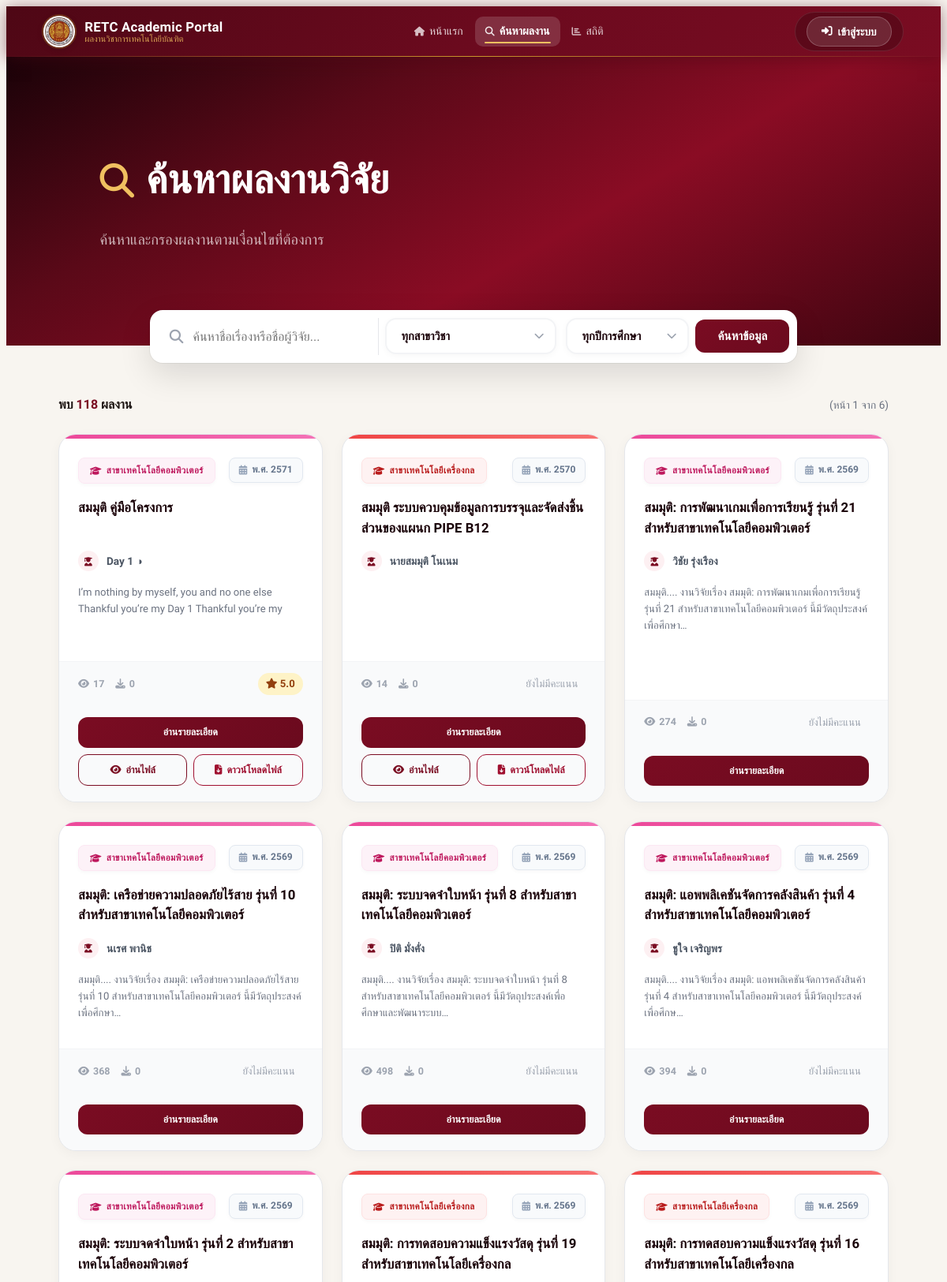
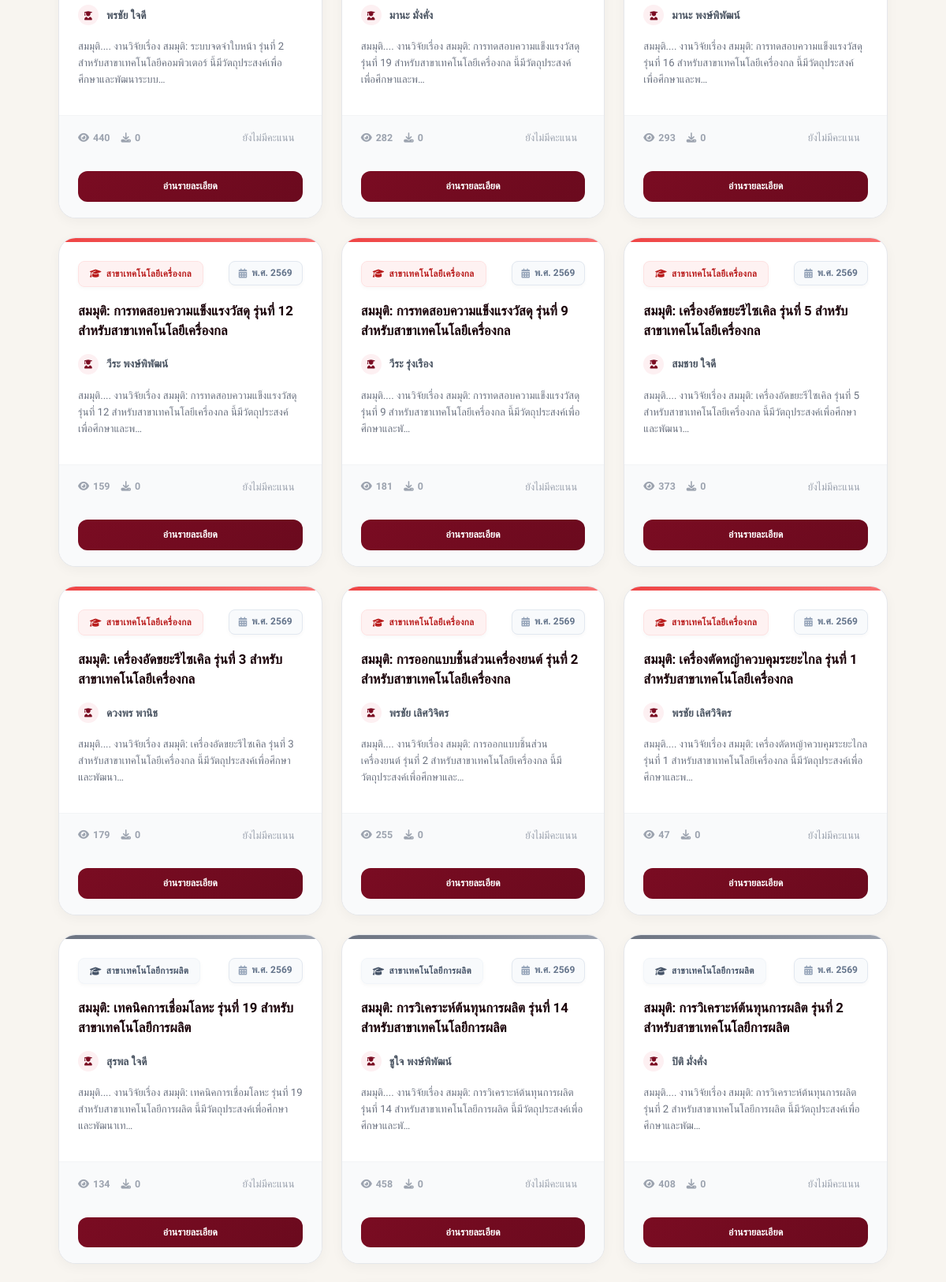
The app's page /search/ (upper part) with its own data (2 pictures, top to bottom).
### research/models.py (models this page shows, shortened)
class Project(models.Model):
    DEPARTMENTS = [
        ('EE', 'สาขาเทคโนโลยีไฟฟ้า'),
        ('ET', 'สาขาเทคโนโลยีอิเล็กทรอนิกส์'),
        ('PT', 'สาขาเทคโนโลยีการผลิต'),
        ('MT', 'สาขาเทคโนโลยีเครื่องกล'),
        ('CT', 'สาขาเทคโนโลยีคอมพิวเตอร์'),
    ]
    RESEARCH_TYPES = [
        ('classroom', 'วิจัยในชั้นเรียน'),
        ('r_d', 'วิจัยและพัฒนา (R&D)'),
        ('innovation', 'นวัตกรรมและสิ่งประดิษฐ์'),
        ('survey', 'วิจัยเชิงสำรวจ'),
        ('other', 'อื่นๆ'),
    ]
    title_th = models.CharField(max_length=500, verbose_name="ชื่อผลงานวิจัย (ภาษาไทย)")
    title_en = models.CharField(max_length=500, verbose_name="ชื่อผลงานวิจัย (ภาษาอังกฤษ)", blank=True, null=True)
    department = models.CharField(max_length=2, choices=DEPARTMENTS, default='CT', verbose_name="สาขาวิชา")
    academic_year = models.IntegerField(verbose_name="ปีที่ผลงานวิจัยเสร็จ (พ.ศ.)")
    research_type = models.CharField(max_length=50, choices=RESEARCH_TYPES, default='innovation', verbose_name="ประเภทของงานวิจัย")
    student_name = models.CharField(max_length=255, verbose_name="ชื่อนักวิจัยหลัก")
    researcher_co1 = models.CharField(max_length=255, verbose_name="ชื่อนักวิจัยร่วมคนที่ 1", blank=True, null=True)
    researcher_co2 = models.CharField(max_length=255, verbose_name="ชื่อนักวิจัยร่วมคนที่ 2", blank=True, null=True)
    organization = models.CharField(max_length=255, verbose_name="หน่วยงาน", default="วิทยาลัยเทคนิคร้อยเอ็ด")
    funding_by = models.CharField(max_length=255, verbose_name="ผู้สนับสนุนทุนวิจัย", blank=True, null=True)
    awards = models.TextField(verbose_name="รางวัลที่เคยได้รับ", blank=True, null=True)
    abstract = models.TextField(verbose_name="บทคัดย่อ", blank=True)
    keywords = models.CharField(max_length=255, verbose_name="คำสำคัญ (Keywords)", blank=True)
    background = models.TextField(verbose_name="ความเป็นมา/หลักการและเหตุผล", blank=True)
    objectives = models.TextField(verbose_name="วัตถุประสงค์การวิจัย", blank=True)
    scope = models.TextField(verbose_name="ขอบเขตของการวิจัย", blank=True)
    theory = models.TextField(verbose_name="ทฤษฎีที่ใช้ในการศึกษา/ที่เกี่ยวข้อง", blank=True)
    methodology = models.TextField(verbose_name="วิธีการวิจัย", blank=True)
    results = models.TextField(verbose_name="ผลการวิจัย", blank=True)
    discussion = models.TextField(verbose_name="อภิปรายผล", blank=True)
    suggestions_use = models.TextField(verbose_name="ข้อเสนอแนะในการใช้ประโยชน์", blank=True)
    suggestions_next = models.TextField(verbose_name="ข้อเสนอแนะในการทำวิจัยครั้งต่อไป", blank=True)
    other_info = models.TextField(verbose_name="อื่นๆ", blank=True, null=True)
    pdf_file = models.FileField(
        upload_to='pdfs/',
        verbose_name="ไฟล์ PDF ฉบับเต็ม",
        validators=[FileExtensionValidator(allowed_extensions=['pdf']), validate_file_size],
        null=True, blank=True
    )
    is_approved = models.BooleanField(default=False, verbose_name="อนุมัติการเผยแพร่")
    views_count = models.PositiveIntegerField(default=0, verbose_name="ยอดเข้าชม")
    download_count = models.PositiveIntegerField(default=0, verbose_name="ยอดดาวน์โหลด")
    class Meta:
        verbose_name = "โครงงาน/ผลงานวิชาการ"
        verbose_name_plural = "โครงงาน/ผลงานวิชาการ"
        ordering = ['-academic_year']
    @property
    def average_rating(self):
        from django.db.models import Avg
        result = self.ratings.aggregate(Avg('score'))['score__avg']
        return round(result, 1) if result else 0.0

### research/views.py (the view)
# urls.py: path('search/', views.project_search, name='research_search'),
def project_search(request):
    query       = request.GET.get('q', '').strip()
    dept_filter = request.GET.get('dept', '').strip()
    year_filter = request.GET.get('year', '').strip()
    projects_qs = Project.objects.filter(is_approved=True).order_by('-academic_year', '-id')
    if query:
        projects_qs = projects_qs.filter(
            Q(title_th__icontains=query) | Q(student_name__icontains=query)
        )
    if dept_filter:
        projects_qs = projects_qs.filter(department=dept_filter)
    if year_filter:
        projects_qs = projects_qs.filter(academic_year=year_filter)
    all_years = list(
        Project.objects.filter(is_approved=True)
        .values_list('academic_year', flat=True)
        .distinct()
        .order_by('-academic_year')
    )
    paginator = Paginator(projects_qs, 21)
    projects  = paginator.get_page(request.GET.get('page'))
    return render(request, 'research/search.html', {
        'projects':           projects,
        'current_dept':       dept_filter,
        'current_year':       year_filter,
        'all_years':          all_years,
        'query':              query,
        'favorited_ids':      get_user_favorite_ids(request.user),
    })

### research/views.py (called while the page is built)
def get_user_favorite_ids(user):
    if user.is_authenticated:
        return list(Favorite.objects.filter(user=user).values_list('project_id', flat=True))
    return []

### research/templates/research/search.html (shortened to what this page needs)
{% extends 'research/base.html' %}
{% load static %}
{% block content %}
<header class="page-header">
    <h1><i class="fas fa-search"></i> <span>ค้นหาผลงานวิจัย</span></h1>
    <p>ค้นหาและกรองผลงานตามเงื่อนไขที่ต้องการ</p>
</header>
<div class="search-container">
    <form method="GET" action="." id="searchForm">
        <div class="search-box">
            <div class="search-input-wrap">
                <i class="fas fa-search"></i>
                <input type="text" name="q" placeholder="ค้นหาชื่อเรื่องหรือชื่อผู้วิจัย..."
                    value="{{ request.GET.q|default:'' }}">
            </div>
            <div class="search-filters-wrap">
                <div class="search-filter-container">
                    <select name="dept" class="search-filter" onchange="document.getElementById('searchForm').submit()">
                        <option value="">ทุกสาขาวิชา</option>
                    </select>
                </div>
                <div class="search-filter-container">
                    <select name="year" class="search-filter" onchange="document.getElementById('searchForm').submit()">
                        <option value="">ทุกปีการศึกษา</option>
                    </select>
                </div>
            </div>
            <button type="submit" class="btn-search-go">
                ค้นหาข้อมูล
            </button>
        </div>
    </form>
</div>
<main class="main-results">
    {% if projects %}
    <div class="results-info">
        <span>พบ <b>{{ projects.paginator.count }}</b> ผลงาน</span>
        <span style="font-weight: 400; color: var(--gray-500); font-size: 0.85rem;">
            (หน้า {{ projects.number }} จาก {{ projects.paginator.num_pages }})
        </span>
    </div>
    <div class="projects-grid">
        {% for p in projects %}
        {% with dept=p.get_department_display %}
        <div class="project-card">
            <div class="card-bar
                    {% if 'ไฟฟ้า' in dept %}card-ไฟฟ้า
                    {% elif 'อิเล็กทรอนิกส์' in dept %}card-อิเล็กทรอนิกส์
                    {% elif 'การผลิต' in dept %}card-การผลิต
                    {% elif 'เครื่องกล' in dept %}card-เครื่องกล
                    {% elif 'คอมพิวเตอร์' in dept %}card-คอมพิวเตอร์
                    {% else %}card-default{% endif %}"></div>
            <div class="project-card-header">
                <span class="dept-tag dept-{{ p.department }}">
                    <i class="fas fa-graduation-cap"></i> {{ p.get_department_display }}
                </span>
                <span class="year-tag">
                    <i class="fas fa-calendar-alt"></i> พ.ศ. {{ p.academic_year }}
                </span>
            </div>
            <div class="project-card-body">
                <a href="{% url 'project_detail' p.id %}" class="project-title">{{ p.title_th }}</a>
                <div class="project-author" title="{{ p.student_name }}">
                    <div class="author-avatar"><i class="fas fa-user-graduate"></i></div>
                    {{ p.student_name }}
                </div>
                <p class="project-snippet">{{ p.abstract|truncatechars:120 }}</p>
            </div>
            <div class="project-card-footer">
                <div class="project-stats">
                    <span title="เข้าชม"><i class="fas fa-eye"></i> {{ p.views_count }}</span>
                    <span title="ดาวน์โหลด"><i class="fas fa-download"></i> {{ p.download_count }}</span>
                </div>
                {% if p.average_rating > 0 %}
                <div class="project-rating">
                    <i class="fas fa-star"></i> {{ p.average_rating }}
                </div>
                {% else %}
                <div class="project-rating" style="background: transparent; color: var(--gray-400); font-weight: 500;">
                    ยังไม่มีคะแนน
                </div>
                {% endif %}
            </div>
            <div class="card-actions">
                <a href="{% url 'project_detail' p.id %}" class="btn-action btn-details">
                    อ่านรายละเอียด
                </a>
                {% if p.pdf_file %}
                <button type="button" class="btn-action btn-open"
                    onclick="openPdfPreview('{% url 'pdf_preview' p.id %}', '{{ p.title_th|escapejs }}')">
                    <i class="fas fa-eye"></i> อ่านไฟล์
                </button>
                <a href="{% url 'download_pdf' p.id %}" class="btn-action btn-pdf" download>
                    <i class="fas fa-file-download"></i> ดาวน์โหลดไฟล์
                </a>
                {% endif %}
            </div>
        </div>
        {% endwith %}
        {% endfor %}
    </div>
    {% else %}
    <div class="empty-state">
        ไม่พบผลงานวิจัยที่ต้องการ
    </div>
    {% endif %}
</main>
{% endblock %}

### research/templates/research/base.html (style rules this page uses)
:root { --crimson: #7a0c22; --crimson-dk: #4e0715; --crimson-lt: #a01030; --crimson-pale: #fdf0f2; --gold: #c9972b; --gold-lt: #f0c060; --gold-pale: #fdf5e6; --cream: #f8f5f0; --surface: #ffffff; --surface2: #faf8f6; --ink: #1a1210; --ink-muted:#4a3f3b; --muted: #7a6e6a; --border: rgba(122,12,34,0.10); --border-lt:rgba(122,12,34,0.06); --shadow-xs: 0 1px 3px rgba(0,0,0,0.06); --shadow-sm: 0 4px 12px rgba(122,12,34,0.06), 0 1px 3px rgba(0,0,0,0.04); --shadow-md: 0 8px 24px rgba(122,12,34,0.08), 0 2px 8px rgba(0,0,0,0.04); --shadow-lg: 0 20px 50px rgba(122,12,34,0.10), 0 4px 16px rgba(0,0,0,0.06); --shadow-xl: 0 32px 80px rgba(122,12,34,0.14), 0 8px 24px rgba(0,0,0,0.08); --r-xs: 6px; --r-sm: 10px; --r: 14px; --r-md: 18px; --r-lg: 24px; --r-xl: 32px; --ease: cubic-bezier(0.25, 0.46, 0.45, 0.94); --spring: cubic-bezier(0.34, 1.56, 0.64, 1); --t-fast: 0.15s; --t-base: 0.25s; --t-slow: 0.4s; --max-w: 1280px; --max-w-md: 960px; --max-w-sm: 640px; --navbar-h: 64px; }
*, *::before, *::after { box-sizing: border-box; }
html { scroll-behavior: smooth; }
body { font-family: 'Sarabun', sans-serif; background: var(--cream); color: var(--ink); min-height: 100vh; display: flex; flex-direction: column; line-height: 1.65; -webkit-font-smoothing: antialiased; }
main, .page-body { flex: 1; }

### records on screen
Project: department "สาขาเทคโนโลยีคอมพิวเตอร์", academic_year "2571", title_th "สมมุติ คู่มือโครงการ", student_name "Day 1 ◑", abstract "I’m nothing by myself, you and no one else Thankful you’re my Day 1 Thankful you’re my", views_count "17", download_count "0", average_rating "5.0"
Project: department "สาขาเทคโนโลยีเครื่องกล", academic_year "2570", title_th "สมมุติ ระบบควบคุมข้อมูลการบรรจุและจัดส่งชิ้นส่วนของแผนก PIPE B12", student_name "นายสมมุติ โนเนม", views_count "14", download_count "0", shows "ยังไม่มีคะแนน"
Project: department "สาขาเทคโนโลยีคอมพิวเตอร์", academic_year "2569", title_th "สมมุติ: การพัฒนาเกมเพื่อการเรียนรู้ รุ่นที่ 21 สำหรับสาขาเทคโนโลยีคอมพิวเตอร์", student_name "วิชัย รุ่งเรือง", abstract "สมมุติ.... งานวิจัยเรื่อง สมมุติ: การพัฒนาเกมเพื่อการเรียนรู้ รุ่นที่ 21 สำหรับสาขาเทคโนโลยีคอมพิวเตอร์ นี้มีวัตถุประสงค์เพื่อศึกษา…", views_count "274", download_count "0", shows "ยังไม่มีคะแนน"
Project: department "สาขาเทคโนโลยีคอมพิวเตอร์", academic_year "2569", title_th "สมมุติ: เครือข่ายความปลอดภัยไร้สาย รุ่นที่ 10 สำหรับสาขาเทคโนโลยีคอมพิวเตอร์", student_name "นเรศ พานิช", abstract "สมมุติ.... งานวิจัยเรื่อง สมมุติ: เครือข่ายความปลอดภัยไร้สาย รุ่นที่ 10 สำหรับสาขาเทคโนโลยีคอมพิวเตอร์ นี้มีวัตถุประสงค์เพื่อศึกษา…", views_count "368", download_count "0", shows "ยังไม่มีคะแนน"
Project: department "สาขาเทคโนโลยีคอมพิวเตอร์", academic_year "2569", title_th "สมมุติ: ระบบจดจำใบหน้า รุ่นที่ 8 สำหรับสาขาเทคโนโลยีคอมพิวเตอร์", student_name "ปิติ มั่งคั่ง", abstract "สมมุติ.... งานวิจัยเรื่อง สมมุติ: ระบบจดจำใบหน้า รุ่นที่ 8 สำหรับสาขาเทคโนโลยีคอมพิวเตอร์ นี้มีวัตถุประสงค์เพื่อศึกษาและพัฒนาระบบ…", views_count "498", download_count "0", shows "ยังไม่มีคะแนน"
Project: department "สาขาเทคโนโลยีคอมพิวเตอร์", academic_year "2569", title_th "สมมุติ: แอพพลิเคชันจัดการคลังสินค้า รุ่นที่ 4 สำหรับสาขาเทคโนโลยีคอมพิวเตอร์", student_name "ชูใจ เจริญพร", abstract "สมมุติ.... งานวิจัยเรื่อง สมมุติ: แอพพลิเคชันจัดการคลังสินค้า รุ่นที่ 4 สำหรับสาขาเทคโนโลยีคอมพิวเตอร์ นี้มีวัตถุประสงค์เพื่อศึกษ…", views_count "394", download_count "0", shows "ยังไม่มีคะแนน"
Project: department "สาขาเทคโนโลยีคอมพิวเตอร์", academic_year "2569", title_th "สมมุติ: ระบบจดจำใบหน้า รุ่นที่ 2 สำหรับสาขาเทคโนโลยีคอมพิวเตอร์", student_name "พรชัย ใจดี", abstract "สมมุติ.... งานวิจัยเรื่อง สมมุติ: ระบบจดจำใบหน้า รุ่นที่ 2 สำหรับสาขาเทคโนโลยีคอมพิวเตอร์ นี้มีวัตถุประสงค์เพื่อศึกษาและพัฒนาระบบ…", views_count "440", download_count "0", shows "ยังไม่มีคะแนน"
Project: department "สาขาเทคโนโลยีเครื่องกล", academic_year "2569", title_th "สมมุติ: การทดสอบความแข็งแรงวัสดุ รุ่นที่ 19 สำหรับสาขาเทคโนโลยีเครื่องกล", student_name "มานะ มั่งคั่ง", abstract "สมมุติ.... งานวิจัยเรื่อง สมมุติ: การทดสอบความแข็งแรงวัสดุ รุ่นที่ 19 สำหรับสาขาเทคโนโลยีเครื่องกล นี้มีวัตถุประสงค์เพื่อศึกษาและพ…", views_count "282", download_count "0", shows "ยังไม่มีคะแนน"
Project: department "สาขาเทคโนโลยีเครื่องกล", academic_year "2569", title_th "สมมุติ: การทดสอบความแข็งแรงวัสดุ รุ่นที่ 16 สำหรับสาขาเทคโนโลยีเครื่องกล", student_name "มานะ พงษ์พิพัฒน์", abstract "สมมุติ.... งานวิจัยเรื่อง สมมุติ: การทดสอบความแข็งแรงวัสดุ รุ่นที่ 16 สำหรับสาขาเทคโนโลยีเครื่องกล นี้มีวัตถุประสงค์เพื่อศึกษาและพ…", views_count "293", download_count "0", shows "ยังไม่มีคะแนน"
Project: department "สาขาเทคโนโลยีเครื่องกล", academic_year "2569", title_th "สมมุติ: การทดสอบความแข็งแรงวัสดุ รุ่นที่ 12 สำหรับสาขาเทคโนโลยีเครื่องกล", student_name "วีระ พงษ์พิพัฒน์", abstract "สมมุติ.... งานวิจัยเรื่อง สมมุติ: การทดสอบความแข็งแรงวัสดุ รุ่นที่ 12 สำหรับสาขาเทคโนโลยีเครื่องกล นี้มีวัตถุประสงค์เพื่อศึกษาและพ…", views_count "159", download_count "0", shows "ยังไม่มีคะแนน"
Project: department "สาขาเทคโนโลยีเครื่องกล", academic_year "2569", title_th "สมมุติ: การทดสอบความแข็งแรงวัสดุ รุ่นที่ 9 สำหรับสาขาเทคโนโลยีเครื่องกล", student_name "วีระ รุ่งเรือง", abstract "สมมุติ.... งานวิจัยเรื่อง สมมุติ: การทดสอบความแข็งแรงวัสดุ รุ่นที่ 9 สำหรับสาขาเทคโนโลยีเครื่องกล นี้มีวัตถุประสงค์เพื่อศึกษาและพั…", views_count "181", download_count "0", shows "ยังไม่มีคะแนน"
Project: department "สาขาเทคโนโลยีเครื่องกล", academic_year "2569", title_th "สมมุติ: เครื่องอัดขยะรีไซเคิล รุ่นที่ 5 สำหรับสาขาเทคโนโลยีเครื่องกล", student_name "สมชาย ใจดี", abstract "สมมุติ.... งานวิจัยเรื่อง สมมุติ: เครื่องอัดขยะรีไซเคิล รุ่นที่ 5 สำหรับสาขาเทคโนโลยีเครื่องกล นี้มีวัตถุประสงค์เพื่อศึกษาและพัฒนา…", views_count "373", download_count "0", shows "ยังไม่มีคะแนน"
Project: department "สาขาเทคโนโลยีเครื่องกล", academic_year "2569", title_th "สมมุติ: เครื่องอัดขยะรีไซเคิล รุ่นที่ 3 สำหรับสาขาเทคโนโลยีเครื่องกล", student_name "ดวงพร พานิช", abstract "สมมุติ.... งานวิจัยเรื่อง สมมุติ: เครื่องอัดขยะรีไซเคิล รุ่นที่ 3 สำหรับสาขาเทคโนโลยีเครื่องกล นี้มีวัตถุประสงค์เพื่อศึกษาและพัฒนา…", views_count "179", download_count "0", shows "ยังไม่มีคะแนน"
Project: department "สาขาเทคโนโลยีเครื่องกล", academic_year "2569", title_th "สมมุติ: การออกแบบชิ้นส่วนเครื่องยนต์ รุ่นที่ 2 สำหรับสาขาเทคโนโลยีเครื่องกล", student_name "พรชัย เลิศวิจิตร", abstract "สมมุติ.... งานวิจัยเรื่อง สมมุติ: การออกแบบชิ้นส่วนเครื่องยนต์ รุ่นที่ 2 สำหรับสาขาเทคโนโลยีเครื่องกล นี้มีวัตถุประสงค์เพื่อศึกษาและ…", views_count "255", download_count "0", shows "ยังไม่มีคะแนน"
Project: department "สาขาเทคโนโลยีเครื่องกล", academic_year "2569", title_th "สมมุติ: เครื่องตัดหญ้าควบคุมระยะไกล รุ่นที่ 1 สำหรับสาขาเทคโนโลยีเครื่องกล", student_name "พรชัย เลิศวิจิตร", abstract "สมมุติ.... งานวิจัยเรื่อง สมมุติ: เครื่องตัดหญ้าควบคุมระยะไกล รุ่นที่ 1 สำหรับสาขาเทคโนโลยีเครื่องกล นี้มีวัตถุประสงค์เพื่อศึกษาและพ…", views_count "47", download_count "0", shows "ยังไม่มีคะแนน"
Project: department "สาขาเทคโนโลยีการผลิต", academic_year "2569", title_th "สมมุติ: เทคนิคการเชื่อมโลหะ รุ่นที่ 19 สำหรับสาขาเทคโนโลยีการผลิต", student_name "สุรพล ใจดี", abstract "สมมุติ.... งานวิจัยเรื่อง สมมุติ: เทคนิคการเชื่อมโลหะ รุ่นที่ 19 สำหรับสาขาเทคโนโลยีการผลิต นี้มีวัตถุประสงค์เพื่อศึกษาและพัฒนาเท…", views_count "134", download_count "0", shows "ยังไม่มีคะแนน"
Project: department "สาขาเทคโนโลยีการผลิต", academic_year "2569", title_th "สมมุติ: การวิเคราะห์ต้นทุนการผลิต รุ่นที่ 14 สำหรับสาขาเทคโนโลยีการผลิต", student_name "ชูใจ พงษ์พิพัฒน์", abstract "สมมุติ.... งานวิจัยเรื่อง สมมุติ: การวิเคราะห์ต้นทุนการผลิต รุ่นที่ 14 สำหรับสาขาเทคโนโลยีการผลิต นี้มีวัตถุประสงค์เพื่อศึกษาและพั…", views_count "458", download_count "0", shows "ยังไม่มีคะแนน"
Project: department "สาขาเทคโนโลยีการผลิต", academic_year "2569", title_th "สมมุติ: การวิเคราะห์ต้นทุนการผลิต รุ่นที่ 2 สำหรับสาขาเทคโนโลยีการผลิต", student_name "ปิติ มั่งคั่ง", abstract "สมมุติ.... งานวิจัยเรื่อง สมมุติ: การวิเคราะห์ต้นทุนการผลิต รุ่นที่ 2 สำหรับสาขาเทคโนโลยีการผลิต นี้มีวัตถุประสงค์เพื่อศึกษาและพัฒ…", views_count "408", download_count "0", shows "ยังไม่มีคะแนน"

### other values on screen
{{ projects.paginator.count }} "118"
{{ projects.number }} "1"
{{ projects.paginator.num_pages }} "6"
